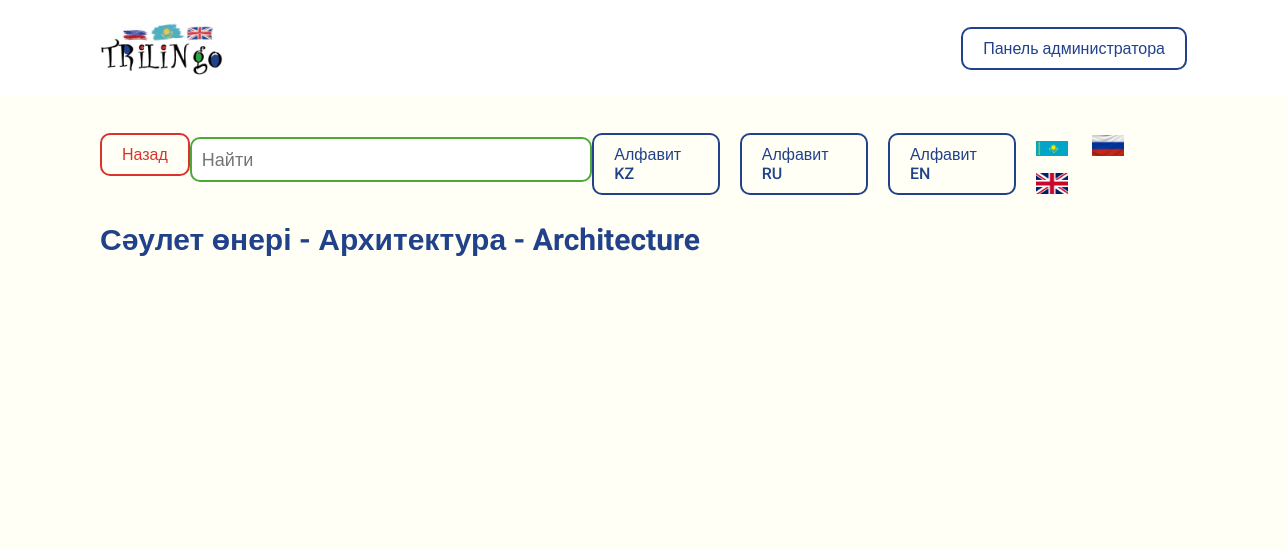
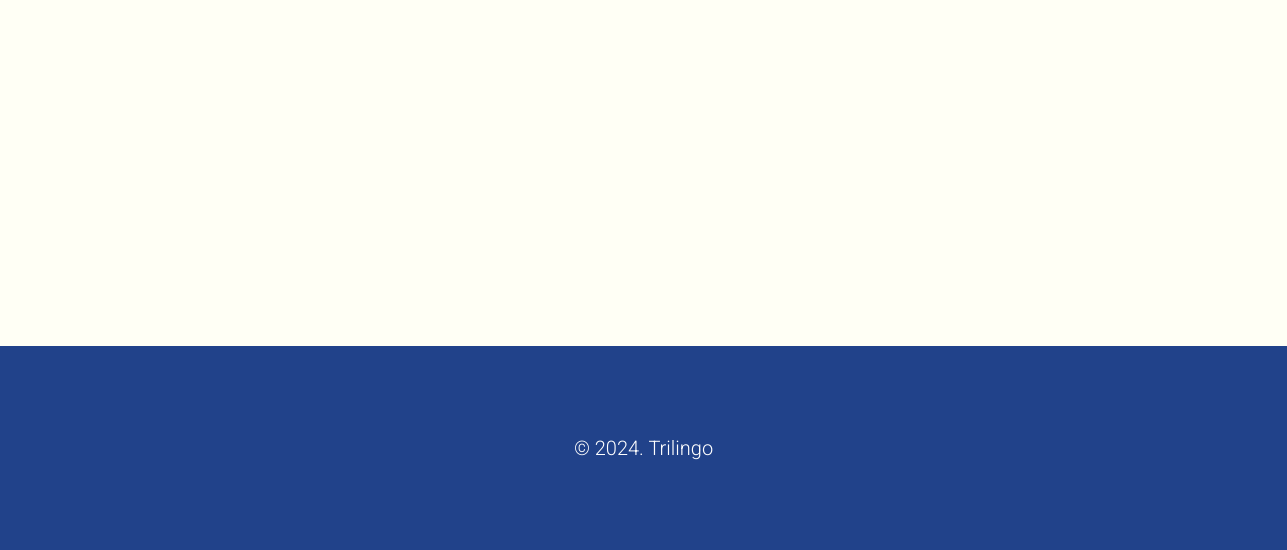
The page /theme/detail/sulet-ner/ on the database as committed earlier (2 pictures, top to bottom).
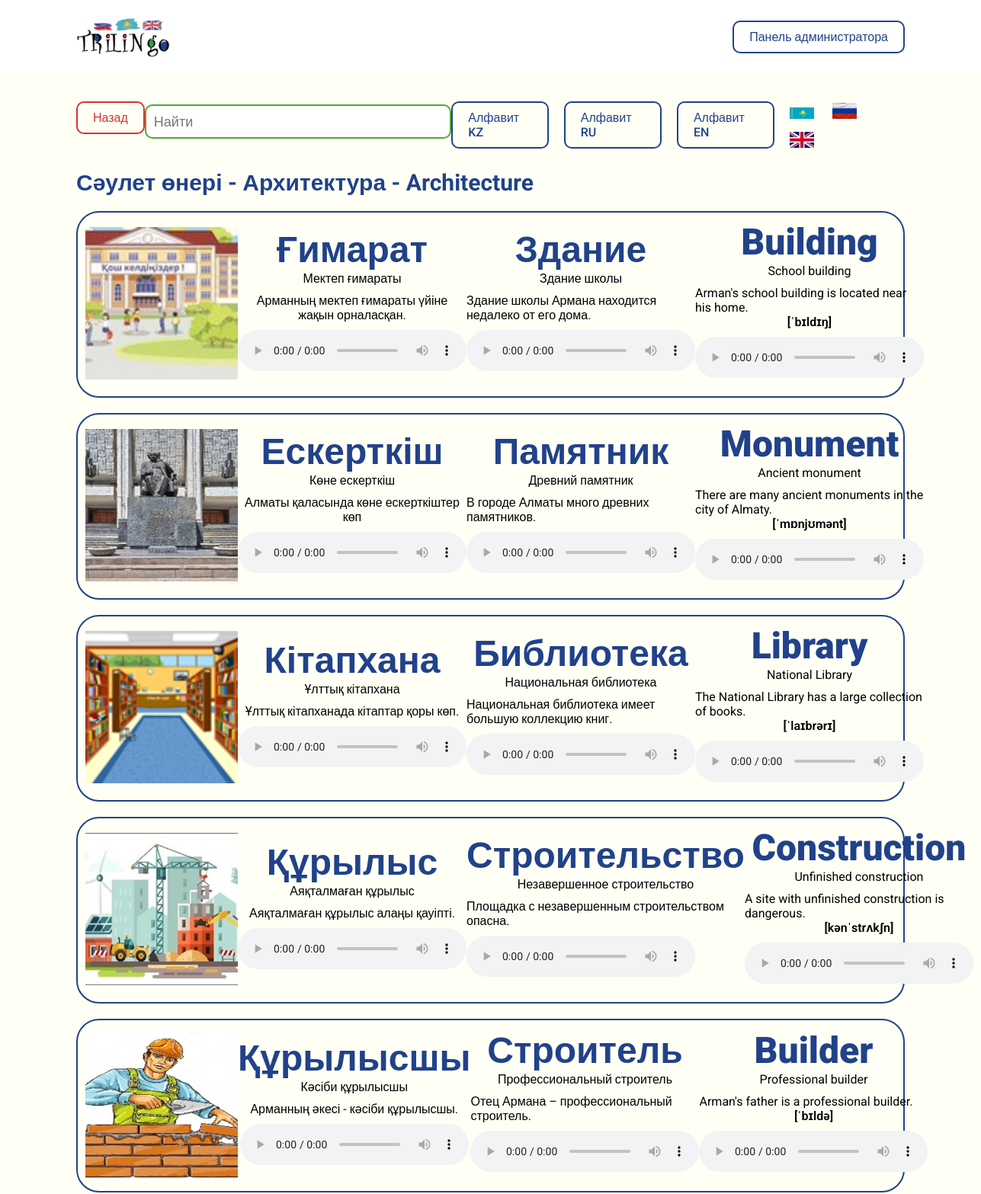
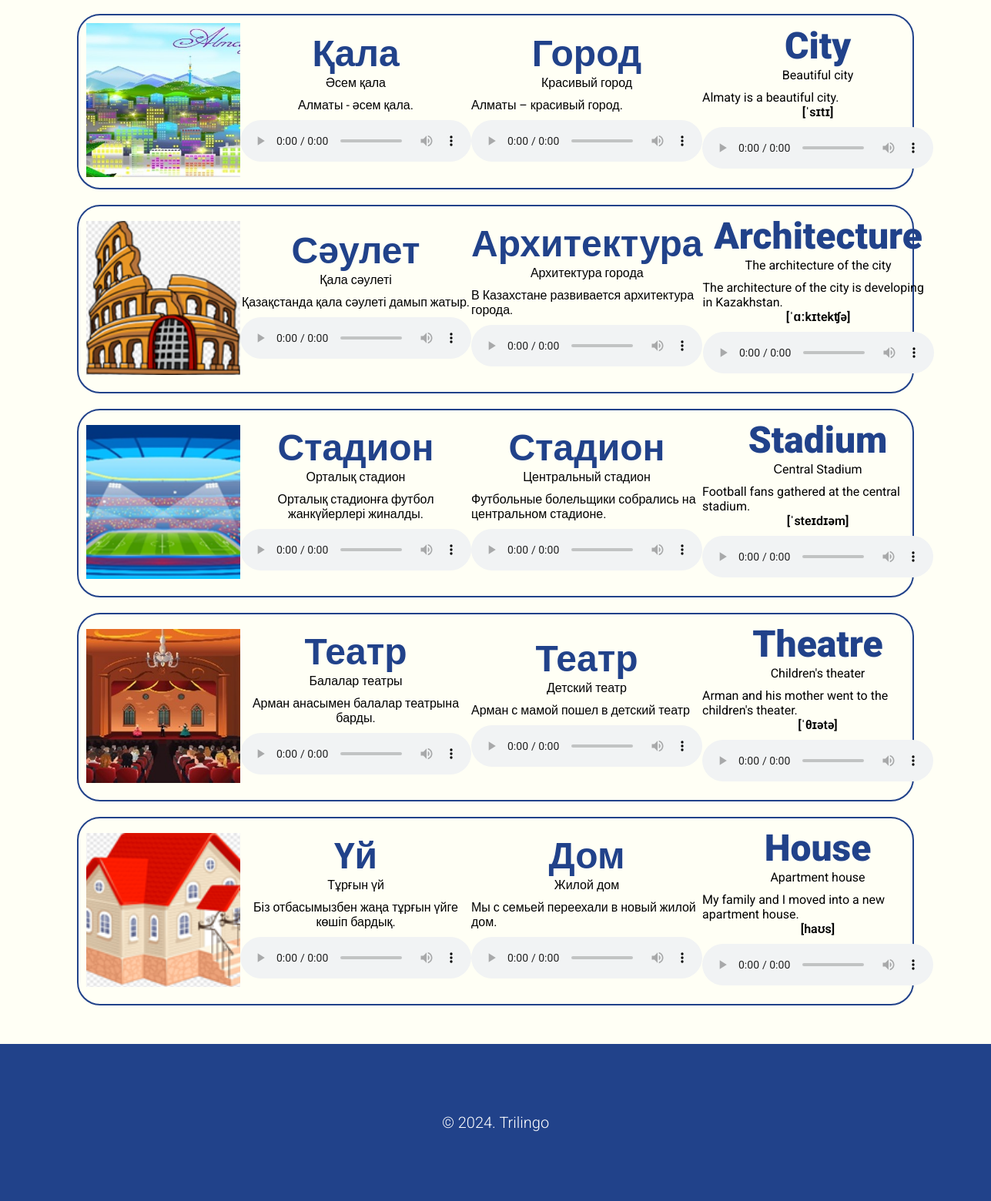
The same page on the database as committed later (2 pictures, top to bottom).
### trilingo_app/models.py (models this page shows, shortened)
class Words(models.Model):
    theme = models.ForeignKey(Theme, on_delete=models.CASCADE, verbose_name="Тема")
    word_kz = models.ForeignKey(WordInKz, on_delete=models.CASCADE, verbose_name="Слово на казахском")
    word_ru = models.ForeignKey(WordInRu, on_delete=models.CASCADE, verbose_name="Слово на русском")
    word_en = models.ForeignKey(WordInEn, on_delete=models.CASCADE, verbose_name="Слово на английском")
    image = models.ImageField("Изображение", upload_to="words/")
    class Meta:
        verbose_name = "Слово"
        verbose_name_plural = "Слова"

class WordInKz(models.Model):
    alphabet = models.ForeignKey(KazakhAlphabet, on_delete=models.CASCADE, verbose_name="Буква на казахском")
    word = models.CharField("Название слова", max_length=90)
    subword = models.CharField("Дополнительно", max_length=160)
    description = models.TextField("Описание")
    voice = models.FileField("Произношение", upload_to="voices/kz/")
    class Meta:
        verbose_name = "Слово на казахском"
        verbose_name_plural = "Слова на казахском"

class WordInRu(models.Model):
    alphabet = models.ForeignKey(RussianAlphabet, on_delete=models.CASCADE, verbose_name="Буква на русском")
    word = models.CharField("Название слова", max_length=90)
    subword = models.CharField("Дополнительно", max_length=160)
    description = models.TextField("Описание")
    voice = models.FileField("Произношение", upload_to="voices/ru/")
    class Meta:
        verbose_name = "Слово на русском"
        verbose_name_plural = "Слова на русском"

class WordInEn(models.Model):
    alphabet = models.ForeignKey(EnglishAlphabet, on_delete=models.CASCADE, verbose_name="Буква на английском")
    word = models.CharField("Название слова", max_length=90)
    transcript = models.CharField("Транскрипт (необязательное поле)", max_length=160, null=True, blank=True)
    subword = models.CharField("Дополнительно", max_length=160)
    description = models.TextField("Описание")
    voice = models.FileField("Произношение", upload_to="voices/en/")
    class Meta:
        verbose_name = "Слово на английском"
        verbose_name_plural = "Слова на английском"

### trilingo_app/views.py (the view)
# urls.py: path('theme/detail/<slug:slug>/', views.theme_detail_page, name='theme_detail_page'),
def theme_detail_page(request, slug):
    theme = get_object_or_404(Theme, slug=slug)
    words = Words.objects.filter(theme=theme)
    context = {
        'theme': theme,
        'words': words
    }
    return render(request, "./theme-detail.html", context)

### trilingo_app/templates/theme-detail.html (shortened to what this page needs)
{% extends './base.html' %}
{% load static %}
{% block content %}
<section class="block">
    <div class="container">
        <div class="d-flex align-items-center space-between" style="margin-bottom: 20px;">
            <a href="{% url 'themes_page' slug=theme.working_class.slug %}" class="button-danger">Назад</a>
            <input type="text" id="search-bar" class="search-bar" placeholder="Найти">
            <a href="{% url 'alphabets_kz_page' %}" class="button-primary">Алфавит KZ</a>
            <a href="{% url 'alphabets_ru_page' %}" class="button-primary">Алфавит RU</a>
            <a href="{% url 'alphabets_en_page' %}" class="button-primary">Алфавит EN</a>
            <ul class="langs-nav">
                <li class="langs-nav-item">
                    <a href="#" class="emoji-sm" ><img src="{% static './images/kz.jpg' %}" width="32px"></a>
                </li>
                <li class="langs-nav-item">
                    <a href="#" class="emoji-sm"><img src="{% static './images/ru.jpeg' %}" width="32px"></a>
                </li>
                <li class="langs-nav-item">
                    <a href="#" class="emoji-sm" ><img src="{% static './images/en.png' %}" width="32px"></a>
                </li>
            </ul>
        </div>
        <h1 class="title">{{ theme.word_kz }} - {{ theme.word_ru }} - {{ theme.word_en }}</h1>
        <div class="theme-detail-row">
            {% for word in words %}
            <div class="theme-detail-col">
                <div class="letters-full-data">
                    <div class="letter-img">
                        <img src="{{ word.image.url }}" alt="{{ word.theme.word_kz }} - {{ word.theme.word_ru }} - {{ word.theme.word_en }}">
                    </div>
                    <div class="letter-theme-detail">
                        <div class="letter kz" id="kz">{{ word.word_kz.word }}</div>
                        <div class="subletter">{{ word.word_kz.subword }}</div>
                        <div class="description" style="text-align: center;">{{ word.word_kz.description }}</div>
                        <div class="audio" style="text-align: center;">
                            <audio controls>
                                <source src="{{ word.word_kz.voice.url }}" type="audio/mpeg" />
                            </audio>
                        </div>
                    </div>
                    <div class="letter-theme-detail">
                        <div class="letter ru" id="ru">{{ word.word_ru.word }}</div>
                        <div class="subletter">{{ word.word_ru.subword }}</div>
                        <div class="description">{{ word.word_ru.description }}</div>
                        <div class="audio">
                            <audio controls>
                                <source src="{{ word.word_ru.voice.url }}" type="audio/mpeg" />
                            </audio>
                        </div>
                    </div>
                    <div class="letter-theme-detail">
                        <div class="letter en" id="en">{{ word.word_en.word }}</div>
                        <div class="subletter">{{ word.word_en.subword }}</div>
                        <div class="description">{{ word.word_en.description }}</div>
                        {% if word.word_en.transcript  %}
                        <div class="description" style="text-align: center; font-weight: 600;">{{ word.word_en.transcript }}</div>
                        {% endif %}
                        <div class="audio">
                            <audio controls>
                                <source src="{{ word.word_en.voice.url }}" type="audio/mpeg" />
                            </audio>
                        </div>
                    </div>
                </div>
            </div>
            {% endfor %}
        </div>
    </div>
</section>
{% endblock %}

Rows that differ between the two databases and show on the page:
added Words: image (picture), word_kz.word "Ғимарат", word_kz.subword "Мектеп ғимараты", word_kz.description "Арманның мектеп ғимараты үйіне жақын орналасқан.", word_ru.word "Здание", word_ru.subword "Здание школы", word_ru.description "Здание школы Армана находится недалеко от его дома.", word_en.word "Building", word_en.subword "School building", word_en.description "Arman's school building is located near his home.", word_en.transcript "[ˈbɪldɪŋ]"
added Words: image (picture), word_kz.word "Ескерткіш", word_kz.subword "Көне ескерткіш", word_kz.description "Алматы қаласында көне ескерткіштер көп", word_ru.word "Памятник", word_ru.subword "Древний памятник", word_ru.description "В городе Алматы много древних памятников.", word_en.word "Monument", word_en.subword "Ancient monument", word_en.description "There are many ancient monuments in the city of Almaty.", word_en.transcript "[ˈmɒnjʊmənt]"
added Words: image (picture), word_kz.word "Кітапхана", word_kz.subword "Ұлттық кітапхана", word_kz.description "Ұлттық кітапханада кітаптар қоры көп.", word_ru.word "Библиотека", word_ru.subword "Национальная библиотека", word_ru.description "Национальная библиотека имеет большую коллекцию книг.", word_en.word "Library", word_en.subword "National Library", word_en.description "The National Library has a large collection of books.", word_en.transcript "[ˈlaɪbrərɪ]"
added Words: image (picture), word_kz.word "Құрылыс", word_kz.subword "Аяқталмаған құрылыс", word_kz.description "Аяқталмаған құрылыс алаңы қауіпті.", word_ru.word "Строительство", word_ru.subword "Незавершенное строительство", word_ru.description "Площадка с незавершенным строительством опасна.", word_en.word "Construction", word_en.subword "Unfinished construction", word_en.description "A site with unfinished construction is dangerous.", word_en.transcript "[kənˈstrʌkʃn]"
added Words: image (picture), word_kz.word "Құрылысшы", word_kz.subword "Кәсіби құрылысшы", word_kz.description "Арманның әкесі - кәсіби құрылысшы.", word_ru.word "Строитель", word_ru.subword "Профессиональный строитель", word_ru.description "Отец Армана – профессиональный строитель.", word_en.word "Builder", word_en.subword "Professional builder", word_en.description "Arman's father is a professional builder.", word_en.transcript "[ˈbɪldə]"
added Words: image (picture), word_kz.word "Қала", word_kz.subword "Әсем қала", word_kz.description "Алматы - әсем қала.", word_ru.word "Город", word_ru.subword "Красивый город", word_ru.description "Алматы – красивый город.", word_en.word "City", word_en.subword "Beautiful city", word_en.description "Almaty is a beautiful city.", word_en.transcript "[ˈsɪtɪ]"
added Words: image (picture), word_kz.word "Сәулет", word_kz.subword "Қала сәулеті", word_kz.description "Қазақстанда қала сәулеті дамып жатыр.", word_ru.word "Архитектура", word_ru.subword "Архитектура города", word_ru.description "В Казахстане развивается архитектура города.", word_en.word "Architecture", word_en.subword "The architecture of the city", word_en.description "The architecture of the city is developing in Kazakhstan.", word_en.transcript "[ˈɑːkɪtekʧə]"
added Words: image (picture), word_kz.word "Стадион", word_kz.subword "Орталық стадион", word_kz.description "Орталық стадионға футбол жанкүйерлері жиналды.", word_ru.word "Стадион", word_ru.subword "Центральный стадион", word_ru.description "Футбольные болельщики собрались на центральном стадионе.", word_en.word "Stadium", word_en.subword "Сentral Stadium", word_en.description "Football fans gathered at the central stadium.", word_en.transcript "[ˈsteɪdɪəm]"
added Words: image (picture), word_kz.word "Театр", word_kz.subword "Балалар театры", word_kz.description "Арман анасымен балалар театрына барды.", word_ru.word "Театр", word_ru.subword "Детский театр", word_ru.description "Арман с мамой пошел в детский театр", word_en.word "Theatre", word_en.subword "Children's theater", word_en.description "Arman and his mother went to the children's theater.", word_en.transcript "[ˈθɪətə]"
added Words: image (picture), word_kz.word "Үй", word_kz.subword "Тұрғын үй", word_kz.description "Біз отбасымызбен жаңа тұрғын үйге көшіп бардық.", word_ru.word "Дом", word_ru.subword "Жилой дом", word_ru.description "Мы с семьей переехали в новый жилой дом.", word_en.word "House", word_en.subword "Apartment house", word_en.description "My family and I moved into a new apartment house.", word_en.transcript "[haʊs]"
